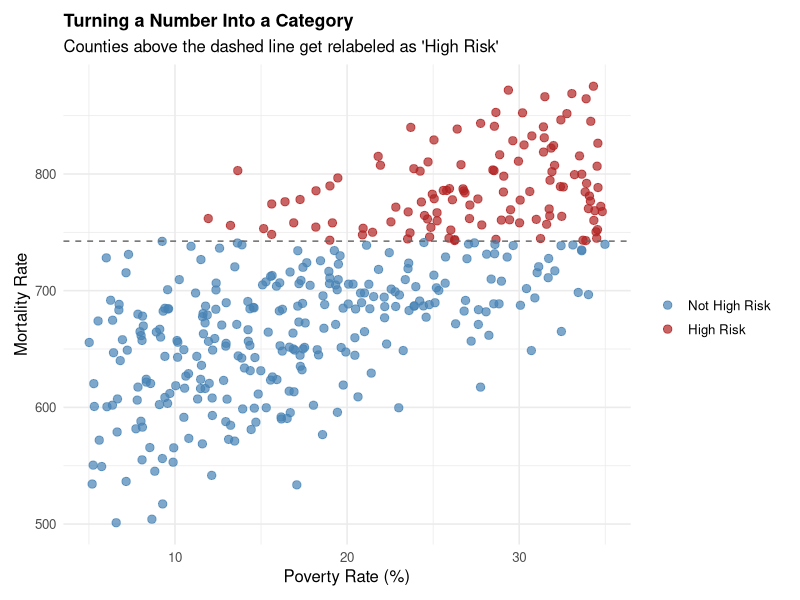
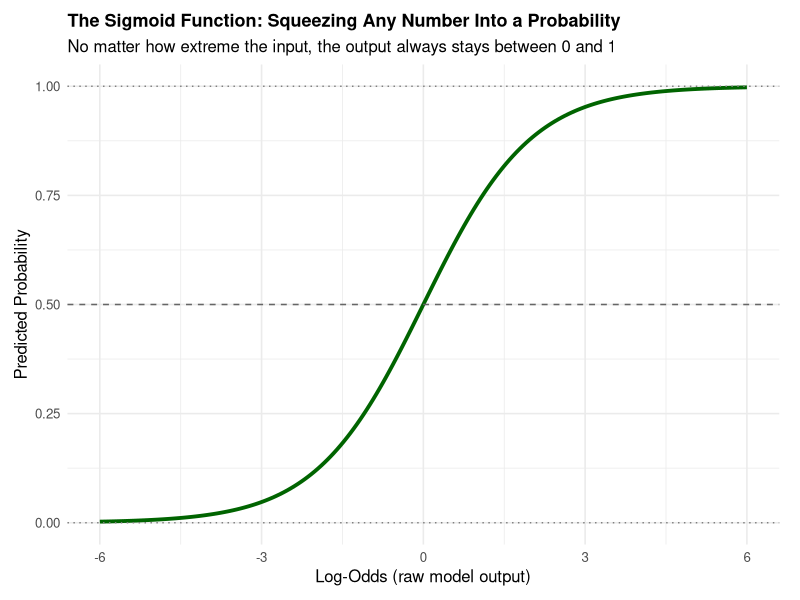
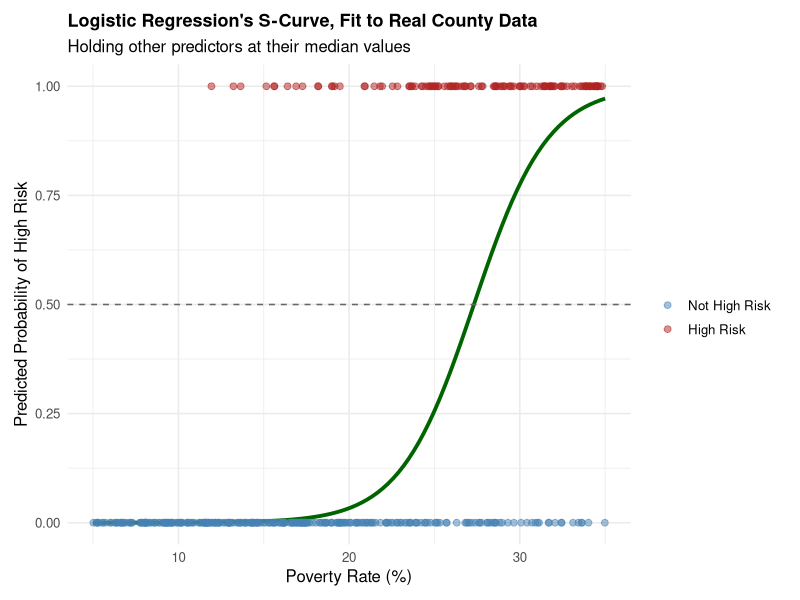
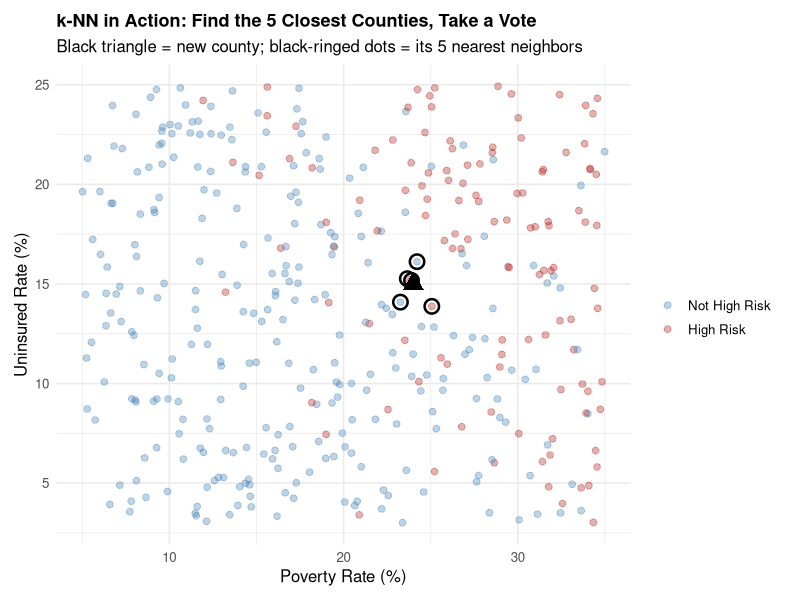
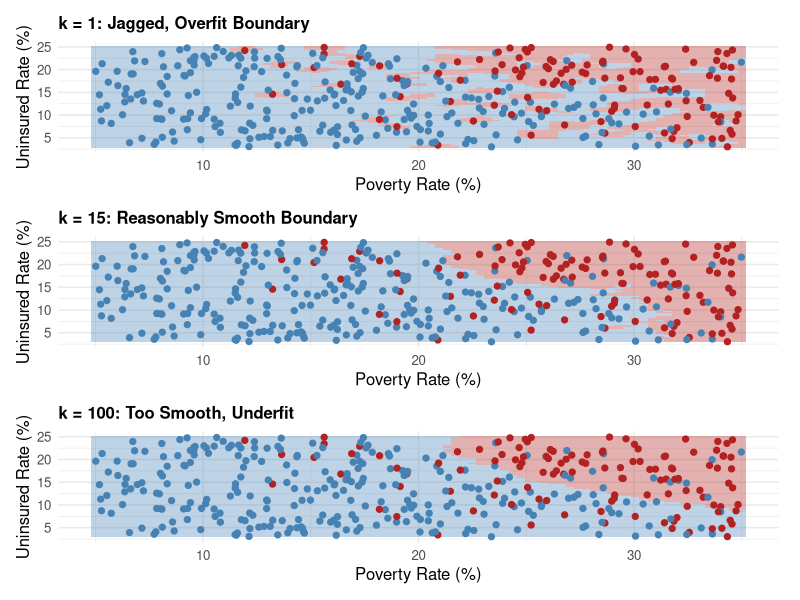
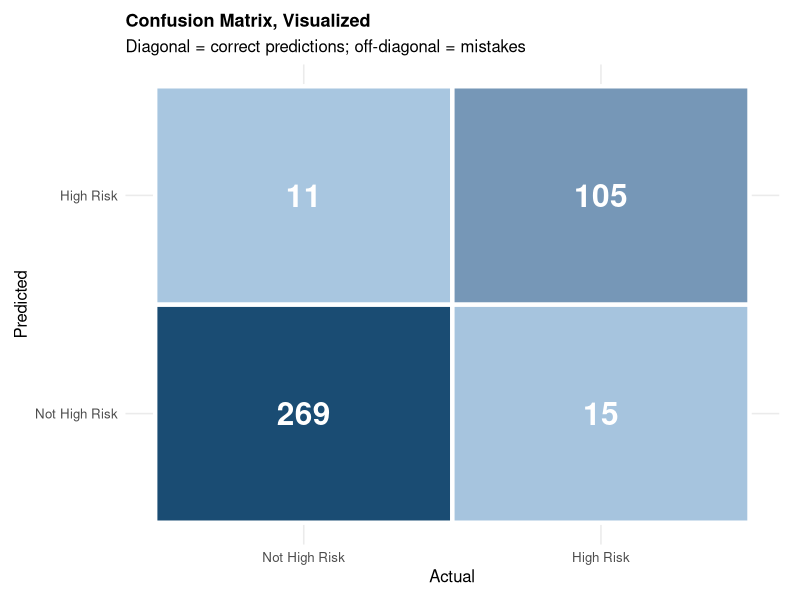
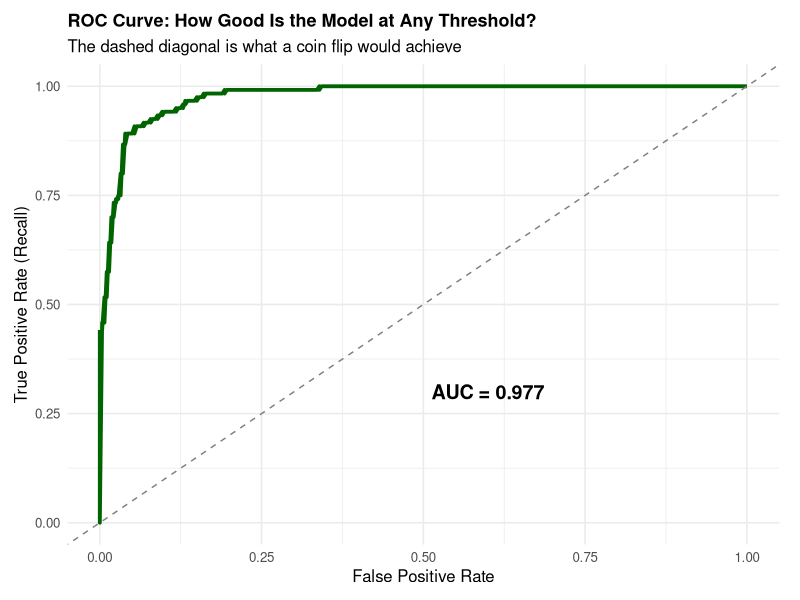

Recreate these plots in R, in order.
## ---- chunk 1
library(dplyr)
library(ggplot2)
library(kableExtra)
library(patchwork)
library(class)      # For k-NN
library(pROC)        # For ROC curves
library(caret)        # For confusion matrix utilities
## ---- chunk 2
set.seed(123)
n_counties <- 400

poverty_rate <- runif(n_counties, 5, 35)
uninsured_rate <- runif(n_counties, 3, 25)
physician_density <- runif(n_counties, 50, 400)
obesity_rate <- runif(n_counties, 18, 42)

mortality_rate <- 500 + 6 * poverty_rate + 4 * uninsured_rate - 
  0.3 * physician_density + 3 * obesity_rate + rnorm(n_counties, 0, 25)

# Turn the continuous outcome into a binary label
risk_cutoff <- quantile(mortality_rate, 0.70)
high_risk <- factor(ifelse(mortality_rate > risk_cutoff, "High Risk", "Not High Risk"),
                     levels = c("Not High Risk", "High Risk"))

county_df <- data.frame(poverty_rate, uninsured_rate, physician_density, obesity_rate, 
                         mortality_rate, high_risk)

head(county_df, 6) %>%
  kable(digits = 1) %>%
  kable_styling(bootstrap_options = c("striped", "hover", "condensed"))
## ---- chunk 3
ggplot(county_df, aes(x = poverty_rate, y = mortality_rate, color = high_risk)) +
  geom_point(size = 2.5, alpha = 0.7) +
  geom_hline(yintercept = risk_cutoff, linetype = "dashed", color = "gray40") +
  scale_color_manual(values = c("Not High Risk" = "steelblue", "High Risk" = "firebrick")) +
  labs(title = "Turning a Number Into a Category",
       subtitle = "Counties above the dashed line get relabeled as 'High Risk'",
       x = "Poverty Rate (%)", y = "Mortality Rate", color = "") +
  theme_minimal(base_size = 12) +
  theme(legend.position = "right",
        plot.title = element_text(face = "bold", size = 13),
        plot.margin = ggplot2::margin(10, 15, 10, 10))
## ---- chunk 4
logit_x <- seq(-6, 6, length.out = 200)
sigmoid_df <- data.frame(x = logit_x, prob = 1 / (1 + exp(-logit_x)))

ggplot(sigmoid_df, aes(x = x, y = prob)) +
  geom_line(color = "darkgreen", linewidth = 1.3) +
  geom_hline(yintercept = c(0, 1), linetype = "dotted", color = "gray50") +
  geom_hline(yintercept = 0.5, linetype = "dashed", color = "gray40") +
  labs(title = "The Sigmoid Function: Squeezing Any Number Into a Probability",
       subtitle = "No matter how extreme the input, the output always stays between 0 and 1",
       x = "Log-Odds (raw model output)", y = "Predicted Probability") +
  theme_minimal(base_size = 12) +
  theme(plot.title = element_text(face = "bold", size = 13),
        plot.margin = ggplot2::margin(10, 15, 10, 10))
## ---- chunk 5
logit_model <- glm(high_risk ~ poverty_rate + uninsured_rate + physician_density + obesity_rate,
                    data = county_df, family = "binomial")

summary(logit_model)
## ---- chunk 6
odds_ratios <- exp(coef(logit_model))
data.frame(Variable = names(odds_ratios), `Odds Ratio` = round(odds_ratios, 3)) %>%
  kable(caption = "Odds Ratios: How Much Does Each Predictor Multiply the Odds of Being High-Risk?") %>%
  kable_styling(bootstrap_options = c("striped", "hover", "condensed"))
## ---- chunk 7
grid_df <- expand.grid(
  poverty_rate = seq(5, 35, length.out = 100),
  uninsured_rate = median(county_df$uninsured_rate),
  physician_density = median(county_df$physician_density),
  obesity_rate = median(county_df$obesity_rate)
)
grid_df$predicted_prob <- predict(logit_model, newdata = grid_df, type = "response")

ggplot() +
  geom_line(data = grid_df, aes(x = poverty_rate, y = predicted_prob), 
            color = "darkgreen", linewidth = 1.3) +
  geom_point(data = county_df, 
             aes(x = poverty_rate, y = as.numeric(high_risk) - 1, color = high_risk), 
             alpha = 0.5, size = 2) +
  geom_hline(yintercept = 0.5, linetype = "dashed", color = "gray40") +
  scale_color_manual(values = c("Not High Risk" = "steelblue", "High Risk" = "firebrick")) +
  labs(title = "Logistic Regression's S-Curve, Fit to Real County Data",
       subtitle = "Holding other predictors at their median values",
       x = "Poverty Rate (%)", y = "Predicted Probability of High Risk", color = "") +
  theme_minimal(base_size = 12) +
  theme(legend.position = "right",
        plot.title = element_text(face = "bold", size = 13),
        plot.margin = ggplot2::margin(10, 15, 10, 10))
## ---- chunk 8
set.seed(50)
new_county <- data.frame(poverty_rate = 24, uninsured_rate = 15)

county_df$distance <- sqrt((county_df$poverty_rate - new_county$poverty_rate)^2 + 
                            (county_df$uninsured_rate - new_county$uninsured_rate)^2)
nearest_5 <- county_df %>% arrange(distance) %>% head(5)

ggplot(county_df, aes(x = poverty_rate, y = uninsured_rate, color = high_risk)) +
  geom_point(alpha = 0.35, size = 2) +
  geom_point(data = nearest_5, aes(x = poverty_rate, y = uninsured_rate, color = high_risk), 
             size = 4, shape = 21, stroke = 1.3, fill = NA, color = "black") +
  geom_point(data = new_county, aes(x = poverty_rate, y = uninsured_rate), 
             color = "black", size = 5, shape = 17, inherit.aes = FALSE) +
  scale_color_manual(values = c("Not High Risk" = "steelblue", "High Risk" = "firebrick")) +
  labs(title = "k-NN in Action: Find the 5 Closest Counties, Take a Vote",
       subtitle = "Black triangle = new county; black-ringed dots = its 5 nearest neighbors",
       x = "Poverty Rate (%)", y = "Uninsured Rate (%)", color = "") +
  theme_minimal(base_size = 12) +
  theme(legend.position = "right",
        plot.title = element_text(face = "bold", size = 13),
        plot.margin = ggplot2::margin(10, 15, 10, 10))
## ---- chunk 9
vote_table <- table(nearest_5$high_risk)
kable(as.data.frame(vote_table), col.names = c("Label", "Votes among 5 nearest neighbors")) %>%
  kable_styling(bootstrap_options = c("striped", "hover", "condensed"))
## ---- chunk 10
set.seed(321)
knn_train_x <- scale(county_df[, c("poverty_rate", "uninsured_rate")])
knn_train_y <- county_df$high_risk

grid_knn <- expand.grid(
  poverty_rate = seq(5, 35, length.out = 80),
  uninsured_rate = seq(3, 25, length.out = 80)
)
grid_knn_scaled <- scale(grid_knn, 
                          center = attr(knn_train_x, "scaled:center"), 
                          scale = attr(knn_train_x, "scaled:scale"))

fit_and_plot_knn <- function(k_val, title_text) {
  pred <- knn(train = knn_train_x, test = grid_knn_scaled, cl = knn_train_y, k = k_val)
  grid_knn$pred <- pred
  
  ggplot() +
    geom_tile(data = grid_knn, aes(x = poverty_rate, y = uninsured_rate, fill = pred), alpha = 0.35) +
    geom_point(data = county_df, aes(x = poverty_rate, y = uninsured_rate, color = high_risk), size = 1.8) +
    scale_fill_manual(values = c("Not High Risk" = "steelblue", "High Risk" = "firebrick"), guide = "none") +
    scale_color_manual(values = c("Not High Risk" = "steelblue", "High Risk" = "firebrick")) +
    labs(title = title_text, x = "Poverty Rate (%)", y = "Uninsured Rate (%)", color = "") +
    theme_minimal(base_size = 12) +
    theme(legend.position = "none",
          plot.title = element_text(face = "bold", size = 12),
          plot.margin = ggplot2::margin(6, 10, 6, 6))
}

p_k1 <- fit_and_plot_knn(1, "k = 1: Jagged, Overfit Boundary")
p_k15 <- fit_and_plot_knn(15, "k = 15: Reasonably Smooth Boundary")
p_k100 <- fit_and_plot_knn(100, "k = 100: Too Smooth, Underfit")

p_k1 / p_k15 / p_k100
## ---- chunk 11
county_df$logit_prob <- predict(logit_model, type = "response")
county_df$logit_pred <- factor(ifelse(county_df$logit_prob > 0.5, "High Risk", "Not High Risk"),
                                levels = c("Not High Risk", "High Risk"))

conf_mat <- table(Predicted = county_df$logit_pred, Actual = county_df$high_risk)
conf_mat %>%
  kable(caption = "Confusion Matrix: Predicted (rows) vs. Actual (columns)") %>%
  kable_styling(bootstrap_options = c("striped", "hover", "condensed"), full_width = FALSE)
## ---- chunk 12
conf_df <- as.data.frame(conf_mat)

ggplot(conf_df, aes(x = Actual, y = Predicted, fill = Freq)) +
  geom_tile(color = "white", linewidth = 1.5) +
  geom_text(aes(label = Freq), size = 8, fontface = "bold", color = "white") +
  scale_fill_gradient(low = "#a8c6e0", high = "#1a4c73", guide = "none") +
  labs(title = "Confusion Matrix, Visualized",
       subtitle = "Diagonal = correct predictions; off-diagonal = mistakes") +
  theme_minimal(base_size = 12) +
  theme(plot.title = element_text(face = "bold", size = 13),
        plot.margin = ggplot2::margin(10, 15, 10, 10))
## ---- chunk 13
TP <- conf_mat["High Risk", "High Risk"]
TN <- conf_mat["Not High Risk", "Not High Risk"]
FP <- conf_mat["High Risk", "Not High Risk"]
FN <- conf_mat["Not High Risk", "High Risk"]

accuracy <- (TP + TN) / sum(conf_mat)
precision <- TP / (TP + FP)
recall <- TP / (TP + FN)

metrics_df <- data.frame(
  Metric = c("Accuracy", "Precision", "Recall"),
  Value = round(c(accuracy, precision, recall), 3),
  Interpretation = c(
    "Overall fraction of counties correctly classified",
    "Of counties flagged high-risk, fraction that truly were",
    "Of truly high-risk counties, fraction we successfully caught"
  )
)

kable(metrics_df, caption = "Classification Metrics for Our Logistic Regression Model") %>%
  kable_styling(bootstrap_options = c("striped", "hover", "condensed"))
## ---- chunk 14
roc_obj <- roc(county_df$high_risk, county_df$logit_prob, levels = c("Not High Risk", "High Risk"))

roc_df <- data.frame(
  fpr = 1 - roc_obj$specificities,
  tpr = roc_obj$sensitivities
)

ggplot(roc_df, aes(x = fpr, y = tpr)) +
  geom_line(color = "darkgreen", linewidth = 1.3) +
  geom_abline(intercept = 0, slope = 1, linetype = "dashed", color = "gray50") +
  annotate("text", x = 0.6, y = 0.3, 
           label = paste0("AUC = ", round(auc(roc_obj), 3)), size = 5, fontface = "bold") +
  labs(title = "ROC Curve: How Good Is the Model at Any Threshold?",
       subtitle = "The dashed diagonal is what a coin flip would achieve",
       x = "False Positive Rate", y = "True Positive Rate (Recall)") +
  theme_minimal(base_size = 12) +
  theme(plot.title = element_text(face = "bold", size = 13),
        plot.margin = ggplot2::margin(10, 15, 10, 10))
